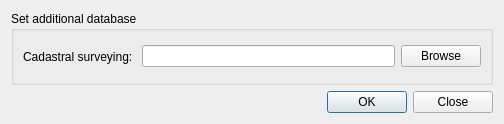
<?xml version="1.0" encoding="UTF-8"?>
<ui version="4.0">
 <class>SetDatabase</class>
 <widget class="QDialog" name="SetDatabase">
  <property name="geometry">
   <rect>
    <x>0</x>
    <y>0</y>
    <width>504</width>
    <height>124</height>
   </rect>
  </property>
  <property name="windowTitle">
   <string>Additional Database</string>
  </property>
  <layout class="QGridLayout" name="gridLayout_3">
   <item row="0" column="0">
    <widget class="QGroupBox" name="groupBox">
     <property name="title">
      <string>Set additional database </string>
     </property>
     <layout class="QGridLayout" name="gridLayout_2">
      <item row="0" column="0">
       <layout class="QGridLayout" name="gridLayout">
        <item row="0" column="1">
         <widget class="QLineEdit" name="lineEditCadastralSurveyingInputFile"/>
        </item>
        <item row="0" column="0">
         <widget class="QLabel" name="label">
          <property name="minimumSize">
           <size>
            <width>0</width>
            <height>27</height>
           </size>
          </property>
          <property name="text">
           <string>Cadastral surveying: </string>
          </property>
         </widget>
        </item>
        <item row="0" column="2">
         <widget class="QPushButton" name="btnBrowseCadastralSurveyingInputFile">
          <property name="text">
           <string>Browse</string>
          </property>
         </widget>
        </item>
       </layout>
      </item>
     </layout>
    </widget>
   </item>
   <item row="1" column="0">
    <widget class="QDialogButtonBox" name="buttonBox">
     <property name="orientation">
      <enum>Qt::Horizontal</enum>
     </property>
     <property name="standardButtons">
      <set>QDialogButtonBox::Close|QDialogButtonBox::Ok</set>
     </property>
    </widget>
   </item>
  </layout>
 </widget>
 <resources/>
 <connections>
  <connection>
   <sender>buttonBox</sender>
   <signal>accepted()</signal>
   <receiver>SetDatabase</receiver>
   <slot>accept()</slot>
   <hints>
    <hint type="sourcelabel">
     <x>248</x>
     <y>254</y>
    </hint>
    <hint type="destinationlabel">
     <x>157</x>
     <y>274</y>
    </hint>
   </hints>
  </connection>
  <connection>
   <sender>buttonBox</sender>
   <signal>rejected()</signal>
   <receiver>SetDatabase</receiver>
   <slot>reject()</slot>
   <hints>
    <hint type="sourcelabel">
     <x>316</x>
     <y>260</y>
    </hint>
    <hint type="destinationlabel">
     <x>286</x>
     <y>274</y>
    </hint>
   </hints>
  </connection>
 </connections>
</ui>
